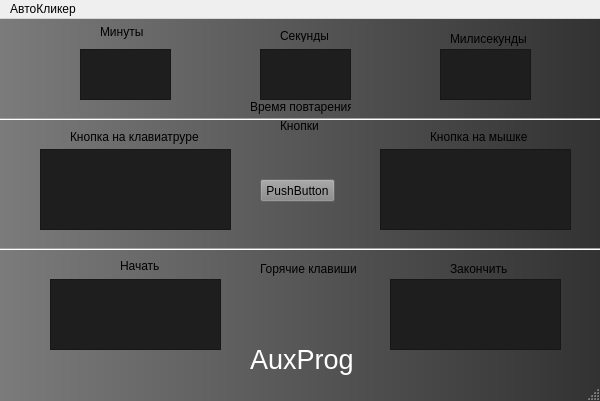
<?xml version="1.0" encoding="UTF-8"?>
<ui version="4.0">
 <class>AuxProg</class>
 <widget class="QMainWindow" name="AuxProg">
  <property name="geometry">
   <rect>
    <x>0</x>
    <y>0</y>
    <width>600</width>
    <height>401</height>
   </rect>
  </property>
  <property name="font">
   <font>
    <pointsize>10</pointsize>
    <weight>75</weight>
    <italic>true</italic>
    <bold>true</bold>
    <underline>false</underline>
   </font>
  </property>
  <property name="cursor">
   <cursorShape>WhatsThisCursor</cursorShape>
  </property>
  <property name="windowTitle">
   <string>AuxProg</string>
  </property>
  <property name="windowIcon">
   <iconset>
    <normaloff>../../../Pictures/botton.png</normaloff>../../../Pictures/botton.png</iconset>
  </property>
  <property name="styleSheet">
   <string notr="true">QMainWindow {
	background-color: qlineargradient(spread:pad, x1:0, y1:0, x2:1, y2:0, stop:0 rgba(123, 123, 123, 255), stop:1 rgba(50, 50, 50, 255));
}

.QPushButton {
	
	background-color: rgba(135, 135, 135, 200);
}

#pushButton
{
	border-color: rgb(255, 255, 255);
}</string>
  </property>
  <widget class="QWidget" name="centralwidget">
   <widget class="Line" name="line">
    <property name="geometry">
     <rect>
      <x>-30</x>
      <y>90</y>
      <width>641</width>
      <height>20</height>
     </rect>
    </property>
    <property name="orientation">
     <enum>Qt::Horizontal</enum>
    </property>
   </widget>
   <widget class="Line" name="line_2">
    <property name="geometry">
     <rect>
      <x>-10</x>
      <y>220</y>
      <width>641</width>
      <height>20</height>
     </rect>
    </property>
    <property name="orientation">
     <enum>Qt::Horizontal</enum>
    </property>
   </widget>
   <widget class="QTextEdit" name="textEdit">
    <property name="geometry">
     <rect>
      <x>80</x>
      <y>30</y>
      <width>91</width>
      <height>51</height>
     </rect>
    </property>
    <property name="styleSheet">
     <string notr="true">background-color: rgb(30, 30, 30);</string>
    </property>
   </widget>
   <widget class="QTextEdit" name="textEdit_2">
    <property name="geometry">
     <rect>
      <x>260</x>
      <y>30</y>
      <width>91</width>
      <height>51</height>
     </rect>
    </property>
    <property name="styleSheet">
     <string notr="true">background-color: rgb(30, 30, 30);</string>
    </property>
   </widget>
   <widget class="QTextEdit" name="textEdit_3">
    <property name="geometry">
     <rect>
      <x>440</x>
      <y>30</y>
      <width>91</width>
      <height>51</height>
     </rect>
    </property>
    <property name="styleSheet">
     <string notr="true">background-color: rgb(30, 30, 30);</string>
    </property>
   </widget>
   <widget class="QTextEdit" name="textEdit_4">
    <property name="geometry">
     <rect>
      <x>40</x>
      <y>130</y>
      <width>191</width>
      <height>81</height>
     </rect>
    </property>
    <property name="styleSheet">
     <string notr="true">background-color: rgb(30, 30, 30);</string>
    </property>
   </widget>
   <widget class="QTextEdit" name="textEdit_5">
    <property name="geometry">
     <rect>
      <x>380</x>
      <y>130</y>
      <width>191</width>
      <height>81</height>
     </rect>
    </property>
    <property name="styleSheet">
     <string notr="true">background-color: rgb(30, 30, 30);</string>
    </property>
   </widget>
   <widget class="QTextEdit" name="textEdit_6">
    <property name="geometry">
     <rect>
      <x>50</x>
      <y>260</y>
      <width>171</width>
      <height>71</height>
     </rect>
    </property>
    <property name="styleSheet">
     <string notr="true">background-color: rgb(30, 30, 30);</string>
    </property>
   </widget>
   <widget class="QTextEdit" name="textEdit_7">
    <property name="geometry">
     <rect>
      <x>390</x>
      <y>260</y>
      <width>171</width>
      <height>71</height>
     </rect>
    </property>
    <property name="font">
     <font>
      <weight>75</weight>
      <italic>true</italic>
      <bold>true</bold>
      <underline>true</underline>
      <stylestrategy>PreferAntialias</stylestrategy>
     </font>
    </property>
    <property name="styleSheet">
     <string notr="true">background-color: rgb(30, 30, 30);</string>
    </property>
   </widget>
   <widget class="QLabel" name="label">
    <property name="geometry">
     <rect>
      <x>100</x>
      <y>3</y>
      <width>61</width>
      <height>20</height>
     </rect>
    </property>
    <property name="text">
     <string>Минуты</string>
    </property>
   </widget>
   <widget class="QLabel" name="label_2">
    <property name="geometry">
     <rect>
      <x>280</x>
      <y>10</y>
      <width>48</width>
      <height>13</height>
     </rect>
    </property>
    <property name="text">
     <string>Секунды</string>
    </property>
   </widget>
   <widget class="QLabel" name="label_3">
    <property name="geometry">
     <rect>
      <x>450</x>
      <y>10</y>
      <width>81</width>
      <height>20</height>
     </rect>
    </property>
    <property name="text">
     <string>Милисекунды</string>
    </property>
   </widget>
   <widget class="QLabel" name="label_4">
    <property name="geometry">
     <rect>
      <x>70</x>
      <y>110</y>
      <width>131</width>
      <height>16</height>
     </rect>
    </property>
    <property name="text">
     <string>Кнопка на клавиатруре</string>
    </property>
   </widget>
   <widget class="QLabel" name="label_5">
    <property name="geometry">
     <rect>
      <x>430</x>
      <y>110</y>
      <width>131</width>
      <height>16</height>
     </rect>
    </property>
    <property name="text">
     <string>Кнопка на мышке</string>
    </property>
   </widget>
   <widget class="QLabel" name="label_6">
    <property name="geometry">
     <rect>
      <x>120</x>
      <y>240</y>
      <width>48</width>
      <height>13</height>
     </rect>
    </property>
    <property name="text">
     <string>Начать</string>
    </property>
   </widget>
   <widget class="QLabel" name="label_7">
    <property name="geometry">
     <rect>
      <x>450</x>
      <y>240</y>
      <width>61</width>
      <height>20</height>
     </rect>
    </property>
    <property name="text">
     <string>Закончить</string>
    </property>
   </widget>
   <widget class="QLabel" name="label_8">
    <property name="geometry">
     <rect>
      <x>270</x>
      <y>330</y>
      <width>161</width>
      <height>51</height>
     </rect>
    </property>
    <property name="text">
     <string/>
    </property>
   </widget>
   <widget class="QLabel" name="label_9">
    <property name="geometry">
     <rect>
      <x>260</x>
      <y>240</y>
      <width>111</width>
      <height>20</height>
     </rect>
    </property>
    <property name="text">
     <string>Горячие клавиши</string>
    </property>
   </widget>
   <widget class="QLabel" name="label_10">
    <property name="geometry">
     <rect>
      <x>280</x>
      <y>100</y>
      <width>48</width>
      <height>13</height>
     </rect>
    </property>
    <property name="text">
     <string>Кнопки</string>
    </property>
   </widget>
   <widget class="QLabel" name="label_11">
    <property name="geometry">
     <rect>
      <x>250</x>
      <y>80</y>
      <width>101</width>
      <height>16</height>
     </rect>
    </property>
    <property name="text">
     <string>Время повтарения</string>
    </property>
   </widget>
   <widget class="QLabel" name="label_12">
    <property name="geometry">
     <rect>
      <x>250</x>
      <y>320</y>
      <width>111</width>
      <height>41</height>
     </rect>
    </property>
    <property name="font">
     <font>
      <pointsize>20</pointsize>
     </font>
    </property>
    <property name="styleSheet">
     <string notr="true">color: rgb(255, 255, 255);</string>
    </property>
    <property name="text">
     <string>AuxProg</string>
    </property>
   </widget>
   <widget class="QPushButton" name="ButtonClick">
    <property name="geometry">
     <rect>
      <x>260</x>
      <y>160</y>
      <width>75</width>
      <height>23</height>
     </rect>
    </property>
    <property name="text">
     <string>PushButton</string>
    </property>
   </widget>
  </widget>
  <widget class="QMenuBar" name="menubar">
   <property name="geometry">
    <rect>
     <x>0</x>
     <y>0</y>
     <width>600</width>
     <height>21</height>
    </rect>
   </property>
   <widget class="QMenu" name="menu">
    <property name="title">
     <string>АвтоКликер</string>
    </property>
   </widget>
   <addaction name="menu"/>
  </widget>
  <widget class="QStatusBar" name="statusbar"/>
 </widget>
 <resources/>
 <connections>
  <connection>
   <sender>ButtonClick</sender>
   <signal>clicked()</signal>
   <receiver>textEdit_5</receiver>
   <slot>hide()</slot>
   <hints>
    <hint type="sourcelabel">
     <x>304</x>
     <y>188</y>
    </hint>
    <hint type="destinationlabel">
     <x>428</x>
     <y>188</y>
    </hint>
   </hints>
  </connection>
  <connection>
   <sender>ButtonClick</sender>
   <signal>clicked()</signal>
   <receiver>label</receiver>
   <slot>setFocus()</slot>
   <hints>
    <hint type="sourcelabel">
     <x>297</x>
     <y>192</y>
    </hint>
    <hint type="destinationlabel">
     <x>130</x>
     <y>33</y>
    </hint>
   </hints>
  </connection>
 </connections>
</ui>
